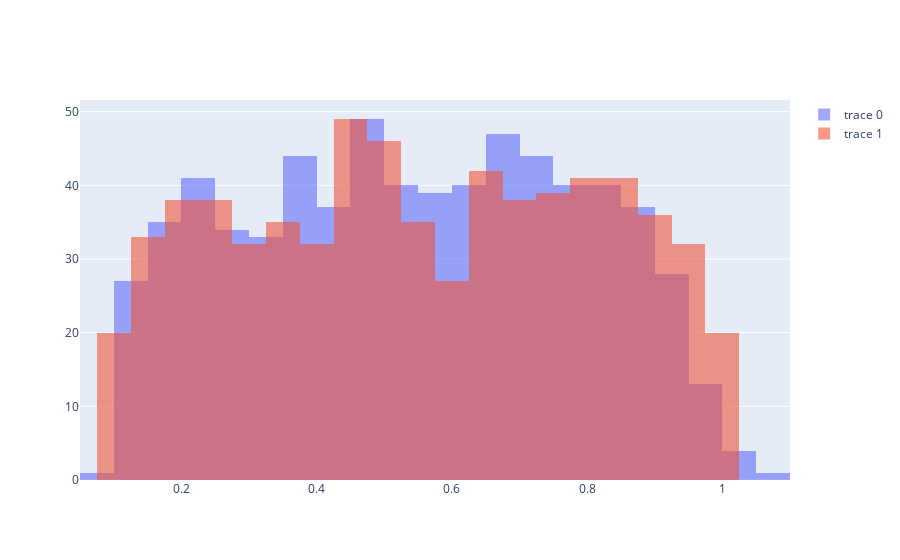

The code cell stored with this chart in its notebook:
### Code cell
#this will compare two 1 D histograms i.e. reco v true offsets

import plotly.graph_objects as go
import plotly
import math
import pandas as pd
import plotly.express as px
import numpy as np
import matplotlib.pyplot as plt

x0 = pd.read_csv('SGDv0.csv')

fig, ax = plt.subplots(1,1)
fig = go.Figure()
ax, fig.add_trace(go.Histogram(x=x0['reco'])) #blue
ax, fig.add_trace(go.Histogram(x=x0['true'])) # red
labels = ['reco','true']
fig.update_layout(barmode='overlay')

fig.update_traces(opacity=0.6)

fig.show()

### Figure 1 — Plotly figure (JSON) as saved in the notebook; plotly's stock layout.template omitted (floating-point values rounded to 4 significant figures; data arrays with more than 128 entries replaced by an {"elided": "..."} marker saying what was removed)
{"data": [{"opacity": 0.6, "type": "histogram", "x": {"elided": "674 float values"}}, {"opacity": 0.6, "type": "histogram", "x": {"elided": "674 float values"}}], "layout": {"barmode": "overlay"}}
